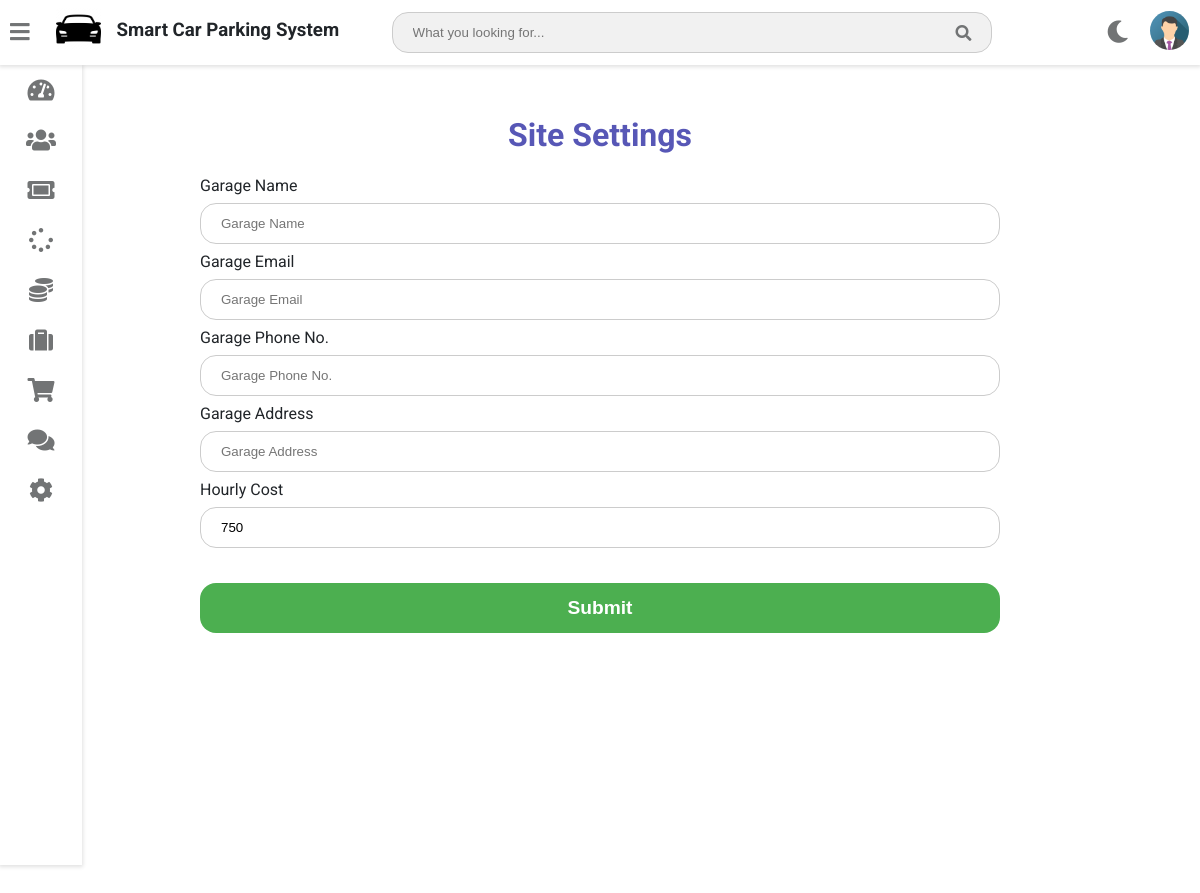
Page /settings/ on the earlier database version.
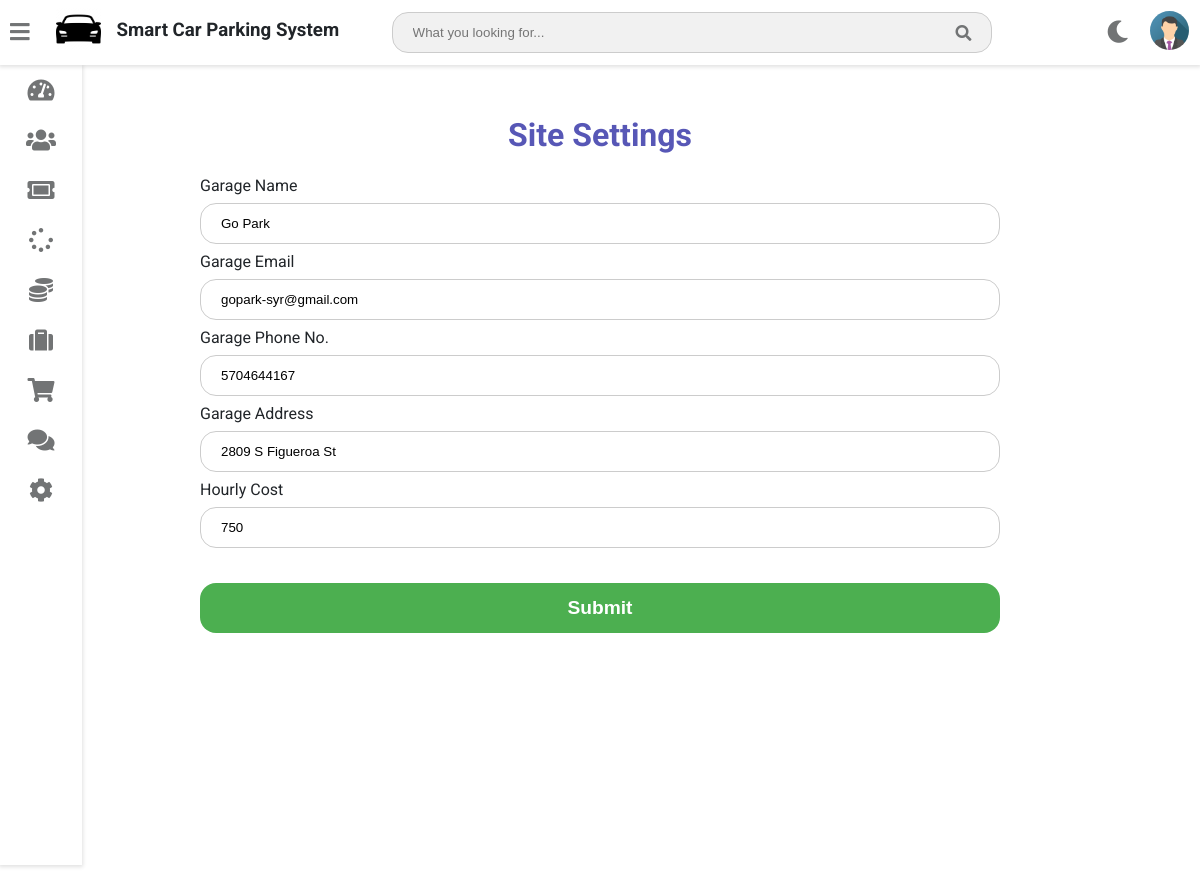
Same page on the later database version.
### settings/models.py (models this page shows)
class Setting(models.Model):
    garage_name = models.CharField(max_length=100)
    email       = models.EmailField(unique=True, null=True)
    phone       = models.IntegerField(null=True, blank=True)
    address     = models.CharField(max_length=100)
    hourly_cost = models.IntegerField(null=False, default=750)

### settings/views.py (the view, shortened to what this page needs)
# urls.py: path('', views.site_settings, name='site-settings'),
def site_settings(request):
    settings = Setting.objects.first()
    settingsForm = SettingsForm()
    context = {'form': settingsForm, 'settings': settings}
    return render(request, 'admin_settings.html', context)

### settings/forms.py
class SettingsForm(ModelForm):
    class Meta:
        model  = Setting
        fields = '__all__'

### settings/templates/admin_settings.html (shortened to what this page needs)
{% extends 'vehicle/adminbase.html' %}
{% load widget_tweaks %}
{% block content%}
<head>
</head>
<br/><br/><br/><br/><br/>
<h1 style="text-align: center; color: rgb(87, 87, 182); font-weight: 700;">Site Settings</h1>
<div>
  <form method="POST"
        action="{% url 'admin-dashboard' %}"
        enctype="multipart/form-data"
        style="margin-left: 200px; margin-right: 200px">
    <label for="name">Garage Name</label>
    {% render_field form.garage_name class="form-control" placeholder="Garage Name" value=settings.garage_name %}
    <br/>
    <label for="email">Garage Email</label>
    {% render_field form.email class="form-control" placeholder="Garage Email" value=settings.email %}
    <br/>
    <label for="phone">Garage Phone No.</label>
    {% render_field form.phone class="form-control" placeholder="Garage Phone No." value=settings.phone %}
    <br/>
    <label for="address">Garage Address</label>
    {% render_field form.address class="form-control" placeholder="Garage Address" value=settings.address %}
    <br/>
    <label for="hourly_cost">Hourly Cost</label>
    {% render_field form.hourly_cost class="form-control" placeholder="Hourly Cost" value=settings.hourly_cost %}
    <br/><br/>
    <input type="submit" value="Submit" />
  </form>
</div>
<br/><br/><br/><br/><br/><br/><br/><br/><br/><br/><br/><br/><br/><br/><br/>
{% endblock content %}

Differences in the rows shown:
added Setting: garage_name "Go Park", email "gopark-syr@gmail.com", phone "5704644167", address "2809 S Figueroa St", hourly_cost "750"
Other differences:
form field hourly_cost: "750" → (not shown)
